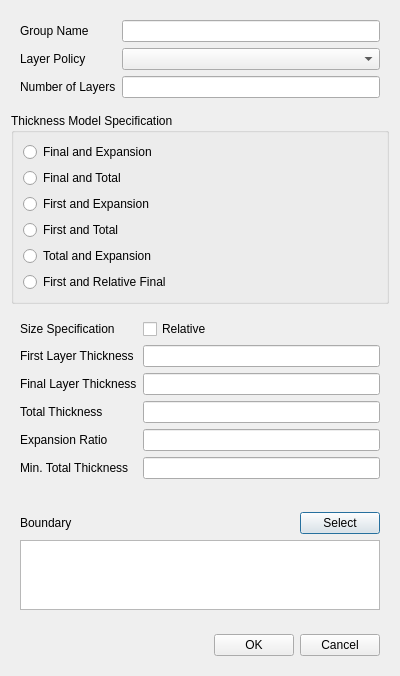
<?xml version="1.0" encoding="UTF-8"?>
<ui version="4.0">
 <class>BoundarySettingDialog</class>
 <widget class="QDialog" name="BoundarySettingDialog">
  <property name="geometry">
   <rect>
    <x>0</x>
    <y>0</y>
    <width>400</width>
    <height>646</height>
   </rect>
  </property>
  <property name="windowTitle">
   <string>Boundary Setting</string>
  </property>
  <layout class="QVBoxLayout" name="verticalLayout_3">
   <item>
    <widget class="QWidget" name="settings" native="true">
     <layout class="QVBoxLayout" name="verticalLayout">
      <property name="leftMargin">
       <number>0</number>
      </property>
      <property name="topMargin">
       <number>0</number>
      </property>
      <property name="rightMargin">
       <number>0</number>
      </property>
      <item>
       <widget class="QWidget" name="widget" native="true">
        <layout class="QFormLayout" name="formLayout">
         <item row="0" column="0">
          <widget class="QLabel" name="label_2">
           <property name="text">
            <string>Group Name</string>
           </property>
          </widget>
         </item>
         <item row="0" column="1">
          <widget class="QLineEdit" name="groupName"/>
         </item>
         <item row="1" column="0">
          <widget class="QLabel" name="label_3">
           <property name="text">
            <string>Layer Policy</string>
           </property>
          </widget>
         </item>
         <item row="1" column="1">
          <widget class="EnumComboBox" name="layerPolicy">
           <property name="toolTip">
            <string>Grow adds layers; Freeze writes nSurfaceLayers 0 so the patch neither slides nor gains layers; Inherit leaves the patch out of the dictionary so it slides with its neighbours.</string>
           </property>
          </widget>
         </item>
         <item row="2" column="0">
          <widget class="QLabel" name="label">
           <property name="text">
            <string>Number of Layers</string>
           </property>
          </widget>
         </item>
         <item row="2" column="1">
          <widget class="QLineEdit" name="numberOfLayers"/>
         </item>
        </layout>
       </widget>
      </item>
      <item>
       <widget class="QGroupBox" name="groupBox">
        <property name="title">
         <string>Thickness Model Specification</string>
        </property>
        <layout class="QVBoxLayout" name="verticalLayout_21">
         <item>
          <widget class="QRadioButton" name="finalAndExpansion">
           <property name="text">
            <string>Final and Expansion</string>
           </property>
           <attribute name="buttonGroup">
            <string notr="true">thicknessModelSpecificationRadios</string>
           </attribute>
          </widget>
         </item>
         <item>
          <widget class="QRadioButton" name="finalAndOverall">
           <property name="text">
            <string>Final and Total</string>
           </property>
           <attribute name="buttonGroup">
            <string notr="true">thicknessModelSpecificationRadios</string>
           </attribute>
          </widget>
         </item>
         <item>
          <widget class="QRadioButton" name="firstAndExpansion">
           <property name="text">
            <string>First and Expansion</string>
           </property>
           <attribute name="buttonGroup">
            <string notr="true">thicknessModelSpecificationRadios</string>
           </attribute>
          </widget>
         </item>
         <item>
          <widget class="QRadioButton" name="firstAndOverall">
           <property name="text">
            <string>First and Total</string>
           </property>
           <attribute name="buttonGroup">
            <string notr="true">thicknessModelSpecificationRadios</string>
           </attribute>
          </widget>
         </item>
         <item>
          <widget class="QRadioButton" name="overallAndExpansion">
           <property name="text">
            <string>Total and Expansion</string>
           </property>
           <attribute name="buttonGroup">
            <string notr="true">thicknessModelSpecificationRadios</string>
           </attribute>
          </widget>
         </item>
         <item>
          <widget class="QRadioButton" name="firstAndRelativeFinal">
           <property name="text">
            <string>First and Relative Final</string>
           </property>
           <attribute name="buttonGroup">
            <string notr="true">thicknessModelSpecificationRadios</string>
           </attribute>
          </widget>
         </item>
        </layout>
       </widget>
      </item>
      <item>
       <widget class="QWidget" name="thickness" native="true">
        <layout class="QFormLayout" name="formLayout_7">
         <item row="0" column="0">
          <widget class="QLabel" name="label_31">
           <property name="text">
            <string>Size Specification</string>
           </property>
          </widget>
         </item>
         <item row="0" column="1">
          <widget class="QCheckBox" name="sizeSpecificationRelative">
           <property name="text">
            <string>Relative</string>
           </property>
          </widget>
         </item>
         <item row="1" column="0">
          <widget class="QLabel" name="label_32">
           <property name="text">
            <string>First Layer Thickness</string>
           </property>
          </widget>
         </item>
         <item row="1" column="1">
          <widget class="QLineEdit" name="firstLayerThickness"/>
         </item>
         <item row="2" column="1">
          <widget class="QLineEdit" name="finalLayerThickness"/>
         </item>
         <item row="2" column="0">
          <widget class="QLabel" name="label_33">
           <property name="text">
            <string>Final Layer Thickness</string>
           </property>
          </widget>
         </item>
         <item row="3" column="0">
          <widget class="QLabel" name="label_34">
           <property name="text">
            <string>Total Thickness</string>
           </property>
          </widget>
         </item>
         <item row="3" column="1">
          <widget class="QLineEdit" name="totalThickness"/>
         </item>
         <item row="4" column="0">
          <widget class="QLabel" name="label_35">
           <property name="text">
            <string>Expansion Ratio</string>
           </property>
          </widget>
         </item>
         <item row="4" column="1">
          <widget class="QLineEdit" name="expansionRatio"/>
         </item>
         <item row="5" column="0">
          <widget class="QLabel" name="label_36">
           <property name="text">
            <string>Min. Total Thickness</string>
           </property>
          </widget>
         </item>
         <item row="5" column="1">
          <widget class="QLineEdit" name="minTotalThickness"/>
         </item>
        </layout>
       </widget>
      </item>
     </layout>
    </widget>
   </item>
   <item>
    <widget class="QWidget" name="widget_2" native="true">
     <layout class="QVBoxLayout" name="verticalLayout_2">
      <property name="topMargin">
       <number>0</number>
      </property>
      <item>
       <widget class="QWidget" name="widget_4" native="true">
        <layout class="QHBoxLayout" name="horizontalLayout">
         <property name="leftMargin">
          <number>0</number>
         </property>
         <property name="rightMargin">
          <number>0</number>
         </property>
         <property name="bottomMargin">
          <number>0</number>
         </property>
         <item>
          <widget class="QLabel" name="label_4">
           <property name="text">
            <string>Boundary</string>
           </property>
          </widget>
         </item>
         <item>
          <spacer name="horizontalSpacer">
           <property name="orientation">
            <enum>Qt::Horizontal</enum>
           </property>
           <property name="sizeHint" stdset="0">
            <size>
             <width>229</width>
             <height>20</height>
            </size>
           </property>
          </spacer>
         </item>
         <item>
          <widget class="QPushButton" name="select">
           <property name="text">
            <string>Select</string>
           </property>
          </widget>
         </item>
        </layout>
       </widget>
      </item>
      <item>
       <widget class="QListWidget" name="boundaries">
        <property name="selectionMode">
         <enum>QAbstractItemView::NoSelection</enum>
        </property>
       </widget>
      </item>
     </layout>
    </widget>
   </item>
   <item>
    <widget class="QWidget" name="widget_5" native="true">
     <layout class="QHBoxLayout" name="horizontalLayout_2">
      <item>
       <spacer name="horizontalSpacer_2">
        <property name="orientation">
         <enum>Qt::Horizontal</enum>
        </property>
        <property name="sizeHint" stdset="0">
         <size>
          <width>181</width>
          <height>20</height>
         </size>
        </property>
       </spacer>
      </item>
      <item>
       <widget class="QPushButton" name="ok">
        <property name="text">
         <string>OK</string>
        </property>
       </widget>
      </item>
      <item>
       <widget class="QPushButton" name="cancel">
        <property name="text">
         <string>Cancel</string>
        </property>
       </widget>
      </item>
     </layout>
    </widget>
   </item>
  </layout>
 </widget>
 <customwidgets>
  <customwidget>
   <class>EnumComboBox</class>
   <extends>QComboBox</extends>
   <header>widgets.enum_combo_box</header>
  </customwidget>
 </customwidgets>
 <resources/>
 <connections/>
 <buttongroups>
  <buttongroup name="thicknessModelSpecificationRadios"/>
 </buttongroups>
</ui>
